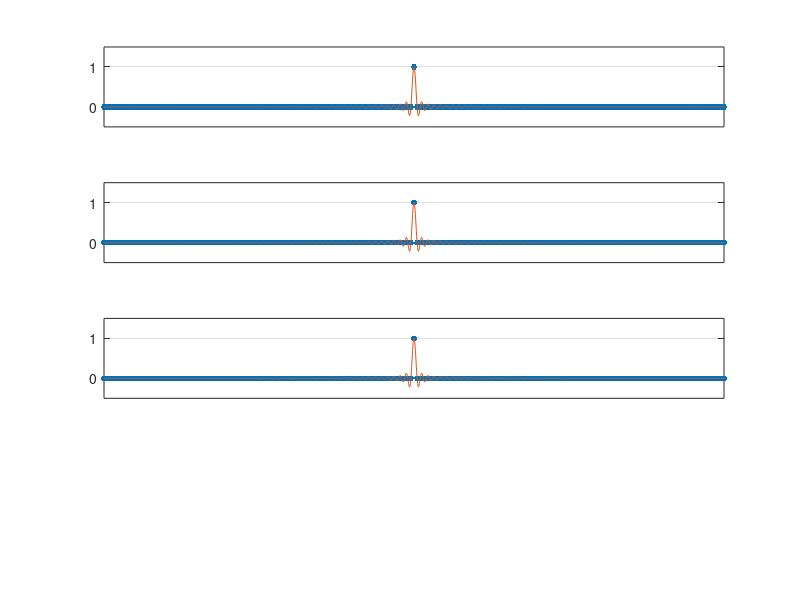

Write MATLAB code to recreate this figure.
clear all
% p3.m - band-limited interpolation

  h = .1; xmax = 10; clf
  x = -xmax:h:xmax;                     % computational grid
  xx = -xmax-h/20:h/10:xmax+h/20;       % plotting grid
  for plt = 1:3
    subplot(4,1,plt)
    switch plt
      case 1, v = (x==0);               % delta function
     % case 2, v = (abs(x)<=3);          % square wave
     % case 3, v = max(0,1-abs(x)/3);    % hat function
    end
    plot(x,v,'.','markersize',14), grid on
    p = zeros(size(xx));
    for i = 1:length(x),
      p = p + v(i)*sin(pi*(xx-x(i))/h)./(pi*(xx-x(i))/h);
    end
    line(xx,p), axis([-xmax xmax -.5 1.5])
    set(gca,'xtick',[]), set(gca,'ytick',[0 1])
  end